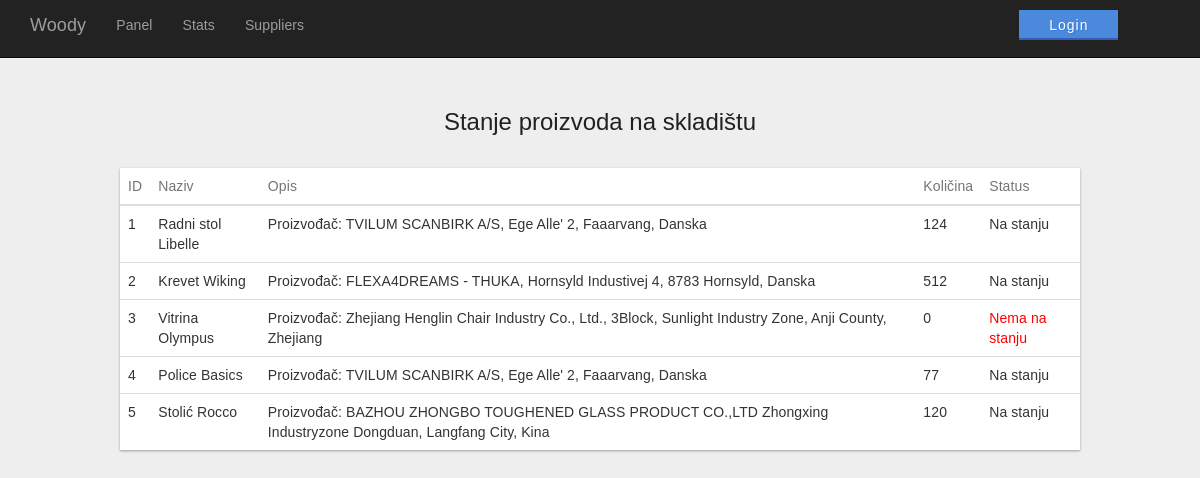
The page /managerPanel.php on the database as committed earlier.
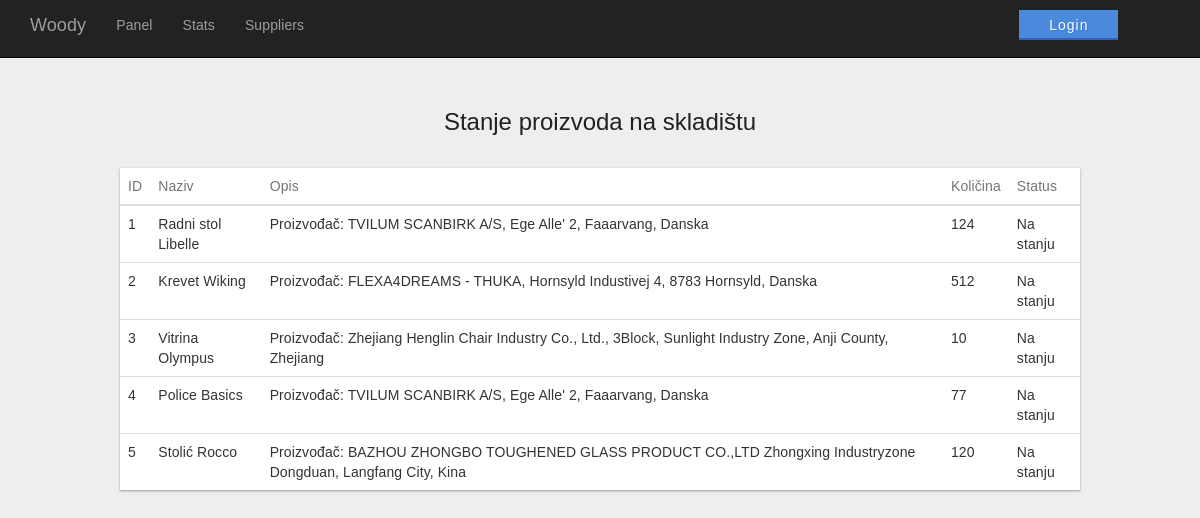
The same page on the database as committed later.
### tables this page shows
CREATE TABLE IF NOT EXISTS `skladisteproizvoda` (
  `ProizvodID` int(11) NOT NULL AUTO_INCREMENT,
  `Naziv` varchar(50) NOT NULL,
  `Kolicina` int(11) NOT NULL,
  `Cijena` double NOT NULL,
  `Opis` text NOT NULL,
  `Slika` varchar(50) NOT NULL,
  `DatumAzuriranja` datetime NOT NULL,
  `Azurirao` int(11) NOT NULL,
  PRIMARY KEY (`ProizvodID`),
  KEY `Azurirao` (`Azurirao`)
);

### managerPanel.php (the view, shortened to what this page needs)
<!DOCTYPE html>
<html lang="en">
<head>
    <link href="css/managerPanel.css" rel="stylesheet">
    <link href="css/bootstrap.min.css" rel="stylesheet">
    <link href="css/heroic-features.css" rel="stylesheet">
    <link rel="stylesheet" href="css/login.css">
  </head>
<body>
  <nav class="navbar navbar-inverse navbar-fixed-top" role="navigation">
      <div class="container">
          <div class="navbar-header">
              <a class="navbar-brand" href="#">Woody</a>
          </div>
          <div class="collapse navbar-collapse" id="bs-example-navbar-collapse-1">
              <ul class="nav navbar-nav">
                  <li>
                      <a href="managerPanel.php">Panel</a>
                  </li>
                  <li>
                      <a href="managerStats.php">Stats</a>
                  </li>
                  <li>
                      <a href="managerSuppliers.php">Suppliers</a>
                  </li>
                    <?php if (isset($_SESSION['username'])) { ?>
                    <li>
                        <div id="dummyy"></div>
                    </li>
                    <li>
                      <p id="welcomeuser">Welcome back, <?= $_SESSION['username']; ?>!</p><br>
                    </li>
                    <li>
                      <button type="button" class="buttonBluee"  onclick="location.href = 'logout.php';">Logout</button>
                    </li>
                    <?php } else { ?>
                    <li>
                        <div class="dummy"></div>
                    </li>
                    <li>
                      <button type="button" class="buttonBluee"  onclick="location.href = 'login.php';">Login</button>
                    </li>
                    <?php } ?>
              </ul>
          </div>
      </div>
  </nav>
<?php
  $db = InitBase();
  $statement = $db->prepare("SELECT ProizvodID,Naziv,Cijena,Kolicina,Opis FROM skladisteproizvoda");
  $statement->execute();
 ?>
<div id="demo">
  <h1>Stanje proizvoda na skladištu</h1>
  <br>
  <div class="table-responsive-vertical shadow-z-1">
  <table id="table" class="table table-hover table-mc-light-blue">
      <thead>
        <tr>
          <th>ID</th>
          <th>Naziv</th>
          <th>Opis</th>
          <th>Količina</th>
          <th>Status</th>
        </tr>
      </thead>
      <tbody>
        <?php
          while ($u = $statement->fetch(PDO::FETCH_ASSOC))
          {
        ?>
              <tr>
                <td data-title="ID"><?php echo $u["ProizvodID"]?></td>
                <td data-title="Naziv"><?php echo $u["Naziv"]?></td>
                <td data-title="Opis"><?php echo $u["Opis"]?></td>
                <td data-title="Kolicina"><?php echo $u["Kolicina"]?></td>
                <?php if ($u["Kolicina"] > 0) { ?>
                  <td data-title="Status">Na stanju</td>
                <?php } else { ?>
                  <td id="nastanju" data-title="Status">Nema na stanju</td>
                <?php
                } ?>
              </tr>
        <?php
          }
        ?>
      </tbody>
    </table>
  </div>
</div>
</body>
</html>

Rows that differ between the two databases and show on the page:
changed skladisteproizvoda "Vitrina Olympus": Kolicina "0" → "10"; Kolicina "Nema na stanju" → "Na stanju"
